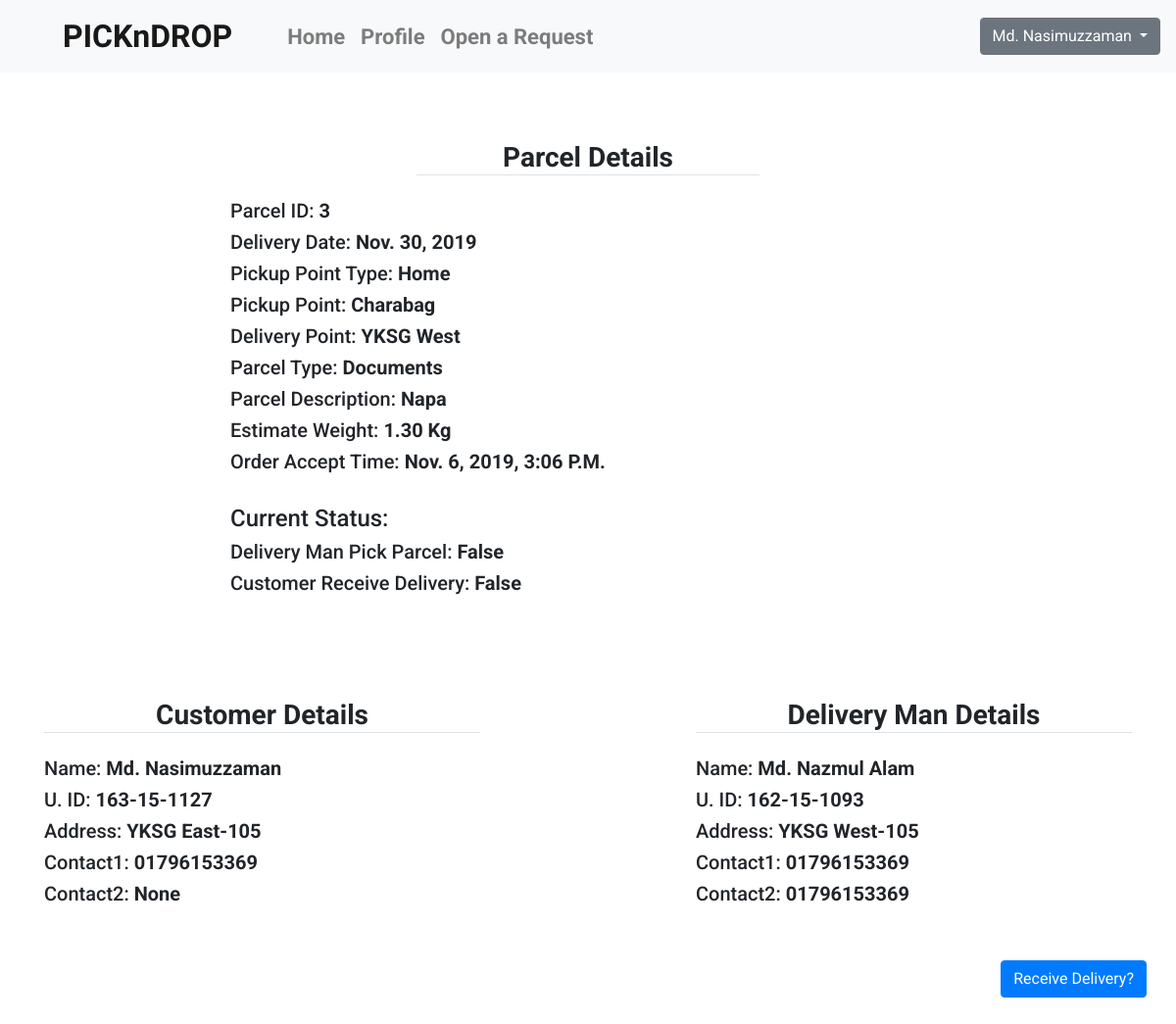
The app's page /deliver-details/3/ (signed in) with its own data.
### deliverytrack/models.py (models this page shows, shortened)
class AcceptOrderRequest(models.Model):
    deliveryMan = models.ForeignKey(ProfileEdit, on_delete=models.CASCADE)
    orderDetails = models.OneToOneField(PostOrderRequest, on_delete=models.CASCADE, null=True)
    acceptTime = models.DateTimeField(auto_now=True)
    delivered = models.BooleanField(default=False)
    deliveryTime = models.DateTimeField(null=True, blank=True)
    pickParcel = models.BooleanField()
    getDelivery = models.BooleanField()

### ordertrack/models.py (models this page shows, shortened)
class PostOrderRequest(models.Model):
    author = models.ForeignKey(ProfileEdit, on_delete=models.CASCADE)
    pickupPointType = models.CharField(max_length=50, choices=c.CHOICES_PickupPointType)
    pickupPoint = models.CharField(max_length=105, choices=c.CHOICES_PickupPoint)
    pickupPointDescription = models.CharField(max_length=2055)
    deliveryPoint = models.CharField(max_length=255, choices=c.CHOICES_HallName)
    parcelType = models.CharField(max_length=255, choices=c.CHOICES_ParcelType)
    parcelDescription = models.CharField(max_length=2055)
    weight = models.DecimalField(decimal_places=2, max_digits=4)
    deliveryDate = models.DateField(help_text="Format: '%Y-%m-%d' i.e. 2006-10-25")
    postDate = models.DateTimeField()
    accepted = models.BooleanField(default=False)
    deliveryCost = models.IntegerField(null=True)

### userprofile/models.py (models this page shows, shortened)
class ProfileEdit(models.Model):
    displayPicture = models.ImageField(upload_to='dp')
    hallName = models.CharField(max_length=1055, choices=c.CHOICES_HallName)
    roomNumber = models.CharField(max_length=3)
    contact1 = models.CharField(max_length=11)
    contact2 = models.CharField(max_length=11, null=True, blank=True)
    profileAuthor = models.OneToOneField(User, on_delete=models.CASCADE)

### deliverytrack/views.py (the view, shortened to what this page needs)
# urls.py: path('<int:d_id>/', dv.delivery_details_view, name='deliver-details')
@login_required
def delivery_details_view(request, d_id):
    obj = get_object_or_404(AcceptOrderRequest, id=d_id)
    context = {
        'obj': obj
    }
    return render(request, 'delivery_details.html', context)

### deliverytrack/templates/delivery_details.html (shortened to what this page needs)
{% extends 'base.html' %}
{% load static %}
{% block core %}
    {% if obj.orderDetails.author.profileAuthor == user or obj.deliveryMan.profileAuthor == user %}
        <div class="container ">
            <div class="row justify-content-center">
                <div class="col-8 col-md-4 col-sm-6">
                    <h3 class="border-bottom mb-4 mt-5 text-center font-weight-bold">Parcel Details</h3>
                </div>
            </div>
            <div class="row justify-content-center text-capitalize">
                <div class="col-10 col-md-8">
                    <h5>Parcel ID: <strong>{{ obj.orderDetails.id }}</strong></h5>
                    <h5>Delivery Date: <strong>{{ obj.orderDetails.deliveryDate }}</strong></h5>
                    <h5>Pickup Point Type: <strong>{{ obj.orderDetails.pickupPointType }}</strong></h5>
                    <h5>Pickup Point: <strong>{{ obj.orderDetails.pickupPoint }}</strong></h5>
                    <h5>Delivery Point: <strong>{{ obj.orderDetails.deliveryPoint }}</strong></h5>
                    <h5>Parcel Type: <strong>{{ obj.orderDetails.parcelType }}</strong></h5>
                    <h5>Parcel Description: <strong>{{ obj.orderDetails.parcelDescription }}</strong></h5>
                    <h5>Estimate Weight: <strong>{{ obj.orderDetails.weight }} kg</strong></h5>
                    <h5>Order Accept Time: <strong>{{ obj.acceptTime }}</strong></h5>
                    <br>
                    <h4>Current Status:</h4>
                    <h5>Delivery Man Pick Parcel: <strong>{{ obj.pickParcel }}</strong></h5>
                    <h5>Customer Receive Delivery: <strong>{{ obj.getDelivery }}</strong></h5>
                </div>
            </div>
            <div style="padding-top: 50px;"></div>
            <div class="row">
                <div class="col-5 ">
                    <h3 class="border-bottom mb-4 mt-5 text-center font-weight-bold">Customer Details</h3>
                </div>
                <div class="col-2"></div>
                <div class="col-5">
                    <h3 class="border-bottom mb-4 mt-5 text-center font-weight-bold">Delivery Man Details</h3>
                </div>
            </div>
            <div class="row text-capitalize">
                <div class="col-5 ">
                    <h5>Name: <strong>{{ obj.orderDetails.author.profileAuthor.first_name }}</strong></h5>
                    <h5>U. ID: <strong>{{ obj.orderDetails.author.profileAuthor.username }}</strong></h5>
                    <h5>Address: <strong>{{ obj.orderDetails.author.hallName }}-{{ obj.orderDetails.author.roomNumber }}</strong></h5>
                    <h5>Contact1: <strong>{{ obj.orderDetails.author.contact1 }}</strong></h5>
                    <h5>Contact2: <strong>{{ obj.orderDetails.author.contact2 }}</strong></h5>
                </div>
                <div class="col-2"></div>
                <div class="col-5 ">
                    <h5>Name: <strong>{{ obj.deliveryMan.profileAuthor.first_name }}</strong></h5>
                    <h5>U. ID: <strong>{{ obj.deliveryMan.profileAuthor.username }}</strong></h5>
                    <h5>Address: <strong>{{ obj.deliveryMan.hallName }}-{{ obj.deliveryMan.roomNumber }}</strong></h5>
                    <h5>Contact1: <strong>{{ obj.deliveryMan.contact1 }}</strong></h5>
                    <h5>Contact2: <strong>{{ obj.deliveryMan.contact2 }}</strong></h5>
                </div>
            </div>
            <div class="row mt-5 float-right">
                <form action="." method="post">
                    {% if user == obj.orderDetails.author.profileAuthor %}
                        {% if obj.getDelivery %}
                            <button class="btn btn-primary" type="button">Received Delivery</button>
                        {% else %}
                            <button class="btn btn-primary" type="button" data-toggle="modal" data-target="#parcel">Receive Delivery?</button>
                        {% endif %}
                    {% else %}
                        {% if obj.pickParcel %}
                            <button class="btn btn-primary" type="button">Picked Parcel</button>
                        {% else %}
                            <button class="btn btn-primary" type="button" data-toggle="modal" data-target="#parcel">Pick Parcel?</button>
                        {% endif %}
                    {% endif %}
                </form>
            </div>
        </div>
        <div style="padding-top: 300px;"> <h1></h1></div>
    {% else %}
        <h1>Not Authorized! </h1>
    {% endif %}
{% endblock %}

### templates/base.html (shortened to what this page needs)
{% load static %}
<!doctype html>
<html lang="en">
  <head>
    <link rel="stylesheet" href="https://stackpath.bootstrapcdn.com/bootstrap/4.3.1/css/bootstrap.min.css" >
      <link rel="stylesheet" href="{% static 'css/style.css' %}">
  </head>
  <body>
    <nav class="navbar navbar-expand-lg navbar-light bg-light fixed-top" style="background-color: #e3f2fd;">
        <a class="navbar-brand mr-5 ml-5 fon" href="{% url 'home' %}">PICKnDROP</a>
      <div class="collapse navbar-collapse " id="navbarText">
        <ul class="navbar-nav mr-auto">
          <li class="nav-item">
            <a class="nav-link" href="{% url 'home' %}">Home <span class="sr-only">(current)</span></a>
          </li>
          <li class="nav-item">
              {% if user.is_authenticated %}
                  <a class="nav-link" href="../../../../profile/{{ user.username }}/">Profile</a>
              {% else %}
                  <a class="nav-link" href="{% url 'login' %}">Profile</a>
              {% endif %}
          </li>
          <li class="nav-item">
            <a class="nav-link" href="{% url 'request-form' %}">Open a Request</a>
          </li>
        </ul>
        <span class="navbar-text">
            {% if user.is_authenticated %}
                <div class="dropdown">
                  <button class="btn btn-secondary dropdown-toggle" type="button" id="dropdownMenuButton" data-toggle="dropdown" aria-haspopup="true" aria-expanded="false">
                      {{ user.first_name }}
                  </button>
                </div>
            {% else %}
                <a href="{% url 'login' %}" class="btn btn-secondary" >Login</a>
            {% endif %}
        </span>
      </div>
    </nav>
    <div  style="padding-top: 6em;"></div>
    {% block core %}
    {% endblock %}
  </body>
</html>

### static/css/style.css (style rules this page uses)
body { font-family: 'Roboto', sans-serif; width: 100%; }
h3 { font-weight: bold; }
ul li a { font-size: 22px; font-weight: bold; }
.fon { font-family: 'Staatliches', cursive; !important; font-weight: bold; font-size: 2em; }

### records on screen
AcceptOrderRequest: orderDetails.id "3", orderDetails.deliveryDate "Nov. 30, 2019", orderDetails.pickupPointType "Home", orderDetails.pickupPoint "Charabag", orderDetails.deliveryPoint "YKSG West", orderDetails.parcelType "Documents", orderDetails.parcelDescription "Napa", orderDetails.weight "1.30", acceptTime "Nov. 6, 2019, 3:06 P.m.", pickParcel "False", getDelivery "False", orderDetails.author.profileAuthor.first_name "Md. Nasimuzzaman", orderDetails.author.profileAuthor.username "163-15-1127", orderDetails.author.hallName "YKSG East", orderDetails.author.roomNumber "105", orderDetails.author.contact1 "01796153369", orderDetails.author.contact2 "None", deliveryMan.profileAuthor.first_name "Md. Nazmul Alam", deliveryMan.profileAuthor.username "162-15-1093", deliveryMan.hallName "YKSG West", deliveryMan.roomNumber "105", deliveryMan.contact1 "01796153369", deliveryMan.contact2 "01796153369"

### other values on screen
{{ user.first_name }} "Md. Nasimuzzaman"
